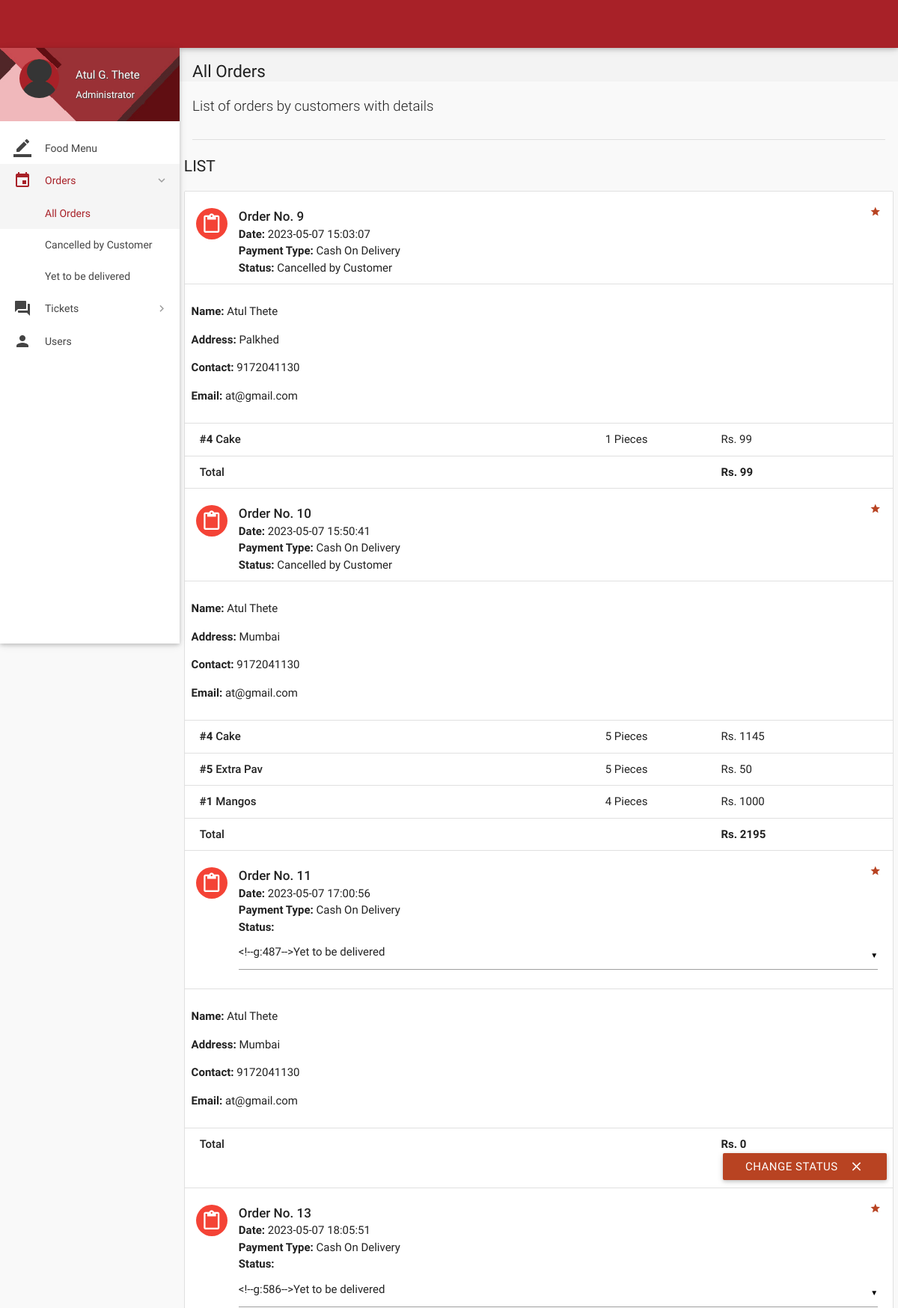
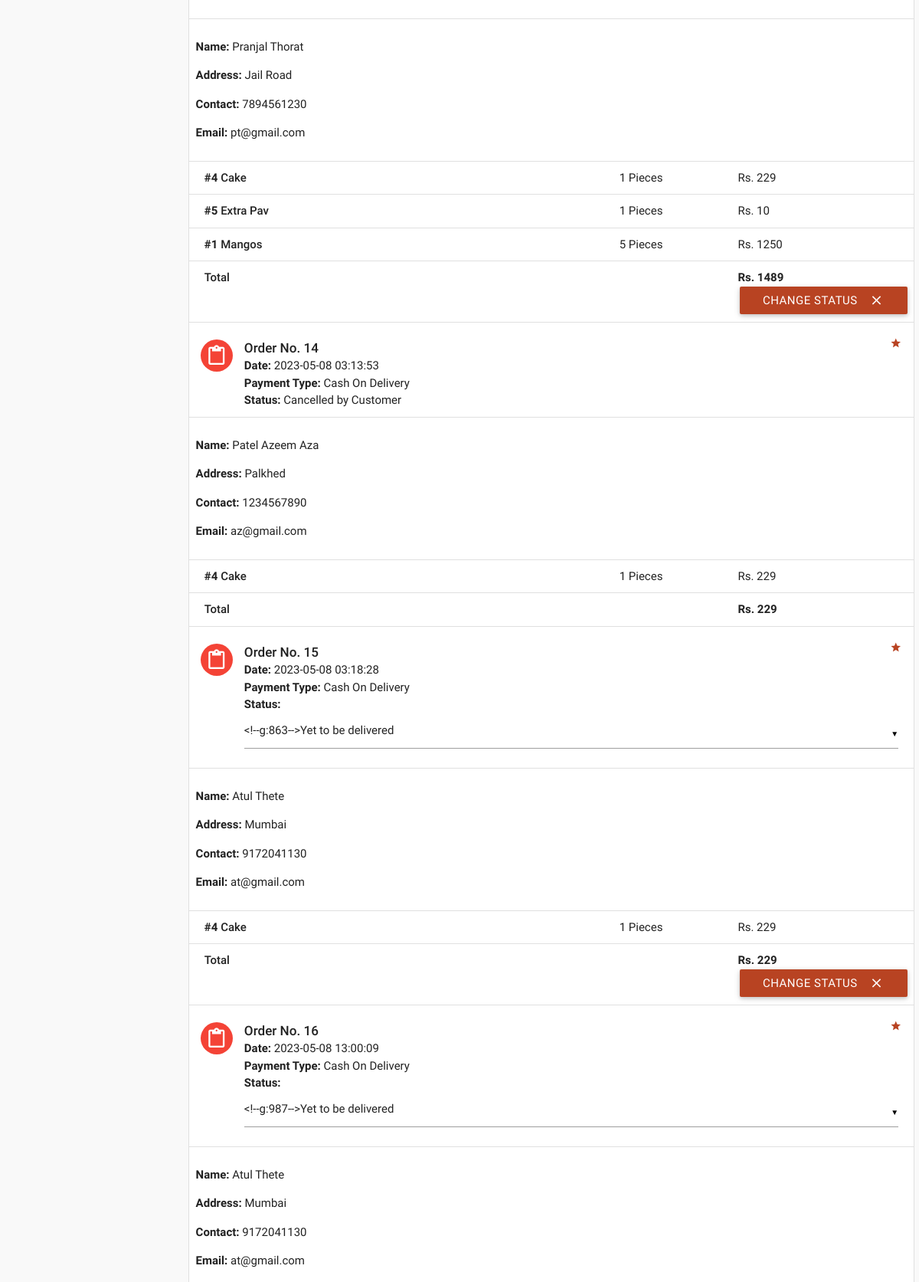
The app's page /all-orders.php (signed in, upper part) with its own data (2 pictures, top to bottom).
### tables this page shows
CREATE TABLE `orders` (
  `id` int(100) NOT NULL,
  `customer_id` int(100) NOT NULL,
  `address` varchar(300) NOT NULL,
  `description` varchar(300) NOT NULL,
  `date` datetime NOT NULL DEFAULT current_timestamp(),
  `payment_type` varchar(16) NOT NULL DEFAULT 'Wallet',
  `total` int(11) NOT NULL,
  `status` varchar(25) NOT NULL DEFAULT 'Yet to be delivered',
  `deleted` tinyint(4) NOT NULL DEFAULT 0
);

CREATE TABLE `users` (
  `id` int(11) NOT NULL,
  `role` varchar(15) NOT NULL DEFAULT 'Customer',
  `name` varchar(15) NOT NULL,
  `username` varchar(100) NOT NULL,
  `password` varchar(16) NOT NULL,
  `email` varchar(35) DEFAULT NULL,
  `address` varchar(300) DEFAULT NULL,
  `contact` bigint(11) NOT NULL,
  `verified` tinyint(1) NOT NULL DEFAULT 0,
  `deleted` tinyint(4) NOT NULL DEFAULT 0
);

CREATE TABLE `order_details` (
  `id` int(11) NOT NULL,
  `order_id` int(11) NOT NULL,
  `item_id` int(11) NOT NULL,
  `quantity` int(11) NOT NULL,
  `price` int(11) NOT NULL
);

CREATE TABLE `items` (
  `id` int(11) NOT NULL,
  `name` varchar(20) NOT NULL,
  `price` int(11) NOT NULL,
  `deleted` tinyint(4) NOT NULL DEFAULT 0,
  `image` blob NOT NULL
);

### includes/connect.php (called while the page is built, shortened)
<?php
$name = $_SESSION['name'];
$role = $_SESSION['role'];
?>

### all-orders.php (the view, shortened to what this page needs)
<?php
include 'includes/connect.php';
	if($_SESSION['admin_sid']==session_id())
	{
		?>
<!DOCTYPE html>
<html lang="en">
<head>
  <link href="css/materialize.min.css" type="text/css" rel="stylesheet" media="screen,projection">
  <link href="css/style.min.css" type="text/css" rel="stylesheet" media="screen,projection">
  <link href="css/custom/custom.min.css" type="text/css" rel="stylesheet" media="screen,projection">
  <link href="js/plugins/perfect-scrollbar/perfect-scrollbar.css" type="text/css" rel="stylesheet" media="screen,projection">
</head>
<body>
  <header id="header" class="page-topbar">
        <div class="navbar-fixed">
            <nav class="navbar-color">
                <div class="nav-wrapper">
                    <ul class="left">
                      <li><h1 class="logo-wrapper"><a href="index.php" class="brand-logo darken-1"><img src="images/materialize-logo.png" alt="logo"></a> <span class="logo-text">Logo</span></h1></li>
                    </ul>
                </div>
            </nav>
        </div>
  </header>
  <div id="main">
    <div class="wrapper">
      <aside id="left-sidebar-nav">
        <ul id="slide-out" class="side-nav fixed leftside-navigation">
            <li class="user-details cyan darken-2">
            <div class="row">
                <div class="col col s4 m4 l4">
                    <img src="images/avatar.jpg" alt="" class="circle responsive-img valign profile-image">
                </div>
                <div class="col col s8 m8 l8">
                    <a class="btn-flat dropdown-button waves-effect waves-light white-text profile-btn" href="#" data-activates="profile-dropdown"><?php echo $name;?> <i class="mdi-navigation-arrow-drop-down right"></i></a>
                    <p class="user-roal"><?php echo $role;?></p>
                </div>
            </div>
            </li>
            <li class="bold"><a href="index.php" class="waves-effect waves-cyan"><i class="mdi-editor-border-color"></i> Food Menu</a>
            </li>
                <li class="no-padding">
                    <ul class="collapsible collapsible-accordion">
                        <li class="bold"><a class="collapsible-header waves-effect waves-cyan active"><i class="mdi-editor-insert-invitation"></i> Orders</a>
                            <div class="collapsible-body">
                                <ul>
								<li class="<?php
								if(!isset($_GET['status'])){
										echo 'active';
									}?>
									"><a href="all-orders.php">All Orders</a>
                                </li>
								<?php
									$sql = mysqli_query($con, "SELECT DISTINCT status FROM orders;");
									while($row = mysqli_fetch_array($sql)){
                                    echo '<li class='.(isset($_GET['status'])?($status == $_GET['status'] ? 'active' : ''): '').'><a href="all-orders.php?status='.$row['status'].'">'.$row['status'].'</a>
                                    </li>';
									}
									?>
                                </ul>
                            </div>
                        </li>
                    </ul>
                </li>
                 <li class="no-padding">
                    <ul class="collapsible collapsible-accordion">
                        <li class="bold"><a class="collapsible-header waves-effect waves-cyan"><i class="mdi-action-question-answer"></i> Tickets</a>
                        </li>
                    </ul>
                </li>
            <li class="bold"><a href="users.php" class="waves-effect waves-cyan"><i class="mdi-social-person"></i> Users</a>
            </li>
        </ul>
        </aside>
      <section id="content">
        <div id="breadcrumbs-wrapper">
          <div class="container">
            <div class="row">
              <div class="col s12 m12 l12">
                <h5 class="breadcrumbs-title">All Orders</h5>
              </div>
            </div>
          </div>
        </div>
        <div class="container">
          <p class="caption">List of orders by customers with details</p>
          <div class="divider"></div>
<div id="work-collections" class="seaction">
					<?php
					if(isset($_GET['status'])){
						$status = $_GET['status'];
					}
					else{
						$status = '%';
					}
					$sql = mysqli_query($con, "SELECT * FROM orders WHERE status LIKE '$status';");
					echo '<div class="row">
                <div>
                    <h4 class="header">List</h4>
                    <ul id="issues-collection" class="collection">';
					while($row = mysqli_fetch_array($sql))
					{
						$status = $row['status'];
						$deleted = $row['deleted'];
						echo '<li class="collection-item avatar">
                              <i class="mdi-content-content-paste red circle"></i>
                              <span class="collection-header">Order No. '.$row['id'].'</span>
                              <p><strong>Date:</strong> '.$row['date'].'</p>
                              <p><strong>Payment Type:</strong> '.$row['payment_type'].'</p>
							  <p><strong>Status:</strong> '.($deleted ? $status : '
							  <form method="post" action="routers/edit-orders.php">
							    <input type="hidden" value="'.$row['id'].'" name="id">
								<select name="status">
								<option value="Yet to be delivered" '.($status=='Yet to be delivered' ? 'selected' : '').'>Yet to be delivered</option>
								<option value="Delivered" '.($status=='Delivered' ? 'selected' : '').'>Delivered</option>
								<option value="Cancelled by Admin" '.($status=='Cancelled by Admin' ? 'selected' : '').'>Cancelled by Admin</option>
								<option value="Paused" '.($status=='Paused' ? 'selected' : '').'>Paused</option>
								</select>
							  ').'</p>
                              <a href="#" class="secondary-content"><i class="mdi-action-grade"></i></a>
                              </li>';
						$order_id = $row['id'];
						$customer_id = $row['customer_id'];
						$sql1 = mysqli_query($con, "SELECT * FROM order_details WHERE order_id = $order_id;");
						$sql3 = mysqli_query($con, "SELECT * FROM users WHERE id = $customer_id;");
							while($row3 = mysqli_fetch_array($sql3))
							{
							echo '<li class="collection-item">
                            <div class="row">
							<p><strong>Name: </strong>'.$row3['name'].'</p>
							<p><strong>Address: </strong>'.$row['address'].'</p>
							'.($row3['contact'] == '' ? '' : '<p><strong>Contact: </strong>'.$row3['contact'].'</p>').'
							'.($row3['email'] == '' ? '' : '<p><strong>Email: </strong>'.$row3['email'].'</p>').'
							'.(!empty($row['description']) ? '<p><strong>Note: </strong>'.$row['description'].'</p>' : '').'
                            </li>';
							}
						while($row1 = mysqli_fetch_array($sql1))
						{
							$item_id = $row1['item_id'];
							$sql2 = mysqli_query($con, "SELECT * FROM items WHERE id = $item_id;");
							while($row2 = mysqli_fetch_array($sql2))
								$item_name = $row2['name'];
							echo '<li class="collection-item">
                            <div class="row">
                            <div class="col s7">
                            <p class="collections-title"><strong>#'.$row1['item_id'].'</strong> '.$item_name.'</p>
                            </div>
                            <div class="col s2">
                            <span>'.$row1['quantity'].' Pieces</span>
                            </div>
                            <div class="col s3">
                            <span>Rs. '.$row1['price'].'</span>
                            </div>
                            </div>
                            </li>';
						}
								echo'<li class="collection-item">
                                        <div class="row">
                                            <div class="col s7">
                                                <p class="collections-title"> Total</p>
                                            </div>
                                            <div class="col s2">
											<span> </span>
                                            </div>
                                            <div class="col s3">
                                                <span><strong>Rs. '.$row['total'].'</strong></span>
                                            </div>';
								if(!$deleted){
								echo '<button class="btn waves-effect waves-light right submit" type="submit" name="action">Change Status
                                              <i class="mdi-content-clear right"></i>
										</button>
										</form>';
								}
								echo'</div></li>';
					}
					?>
					</ul>
                </div>
              </div>
            </div>
        </div>
      </section>
    </div>
  </div>
</body>
</html>
<?php
	}
?>

### records on screen
orders: id "9", date "2023-05-07 15:03:07", payment_type "Cash On Delivery", status "Cancelled by Customer", address "Palkhed", total "99"
users: name "Atul Thete", contact "9172041130", email "at@gmail.com"
order_details: item "4", item.name "Cake", quantity "1", price "99"
orders: id "10", date "2023-05-07 15:50:41", payment_type "Cash On Delivery", status "Cancelled by Customer", address "Mumbai", total "2195"
order_details: item "4", item.name "Cake", quantity "5", price "1145"
order_details: item "5", item.name "Extra Pav", quantity "5", price "50"
order_details: item "1", item.name "Mangos", quantity "4", price "1000"
orders: id "11", date "2023-05-07 17:00:56", payment_type "Cash On Delivery", address "Mumbai", total "0", deleted "CHANGE STATUS"
orders: id "13", date "2023-05-07 18:05:51", payment_type "Cash On Delivery", address "Jail Road", total "1489", deleted "CHANGE STATUS"
users: name "Pranjal Thorat", contact "7894561230", email "pt@gmail.com"
order_details: item "4", item.name "Cake", quantity "1", price "229"
order_details: item "5", item.name "Extra Pav", quantity "1", price "10"
order_details: item "1", item.name "Mangos", quantity "5", price "1250"
orders: id "14", date "2023-05-08 03:13:53", payment_type "Cash On Delivery", status "Cancelled by Customer", address "Palkhed", total "229"
users: name "Patel Azeem Aza", contact "1234567890", email "az@gmail.com"
order_details: item "4", item.name "Cake", quantity "1", price "229"
orders: id "15", date "2023-05-08 03:18:28", payment_type "Cash On Delivery", address "Mumbai", total "229", deleted "CHANGE STATUS"
order_details: item "4", item.name "Cake", quantity "1", price "229"
orders: id "16", date "2023-05-08 13:00:09", payment_type "Cash On Delivery", address "Mumbai"

### other values on screen
$name "Atul G. Thete"
$role "Administrator"
$row['status'] "Cancelled by Customer"
$row['status'] "Yet to be delivered"
